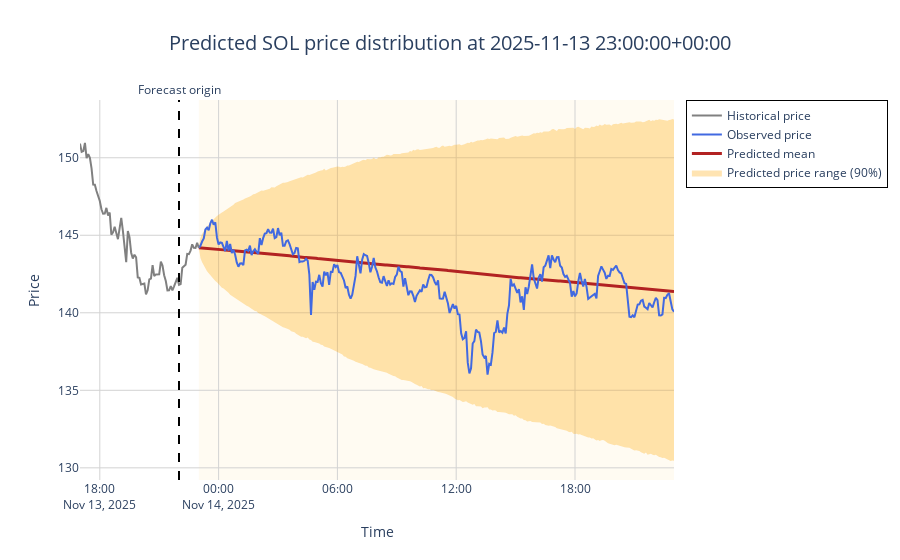

The code cell stored with this chart in its notebook:
### Code cell
## Return forecast mapped into price space (for the last asset and last quarantine prediction)
print("Normalized CRPS score:", tracker_evaluator.scores[asset][-1][1])
plot_quarantine(asset, predictions_evaluated[0], name_step="5min", prices=tracker_evaluator.tracker.prices, mode="incremental", lookback_seconds=HORIZON/4)

### Figure 1 — Plotly figure (JSON) as saved in the notebook; plotly's stock layout.template omitted (floating-point values rounded to 4 significant figures; data arrays with more than 128 entries replaced by an {"elided": "..."} marker saying what was removed)
{"data": [{"line": {"width": 0}, "mode": "lines", "name": "5th percentile", "showlegend": false, "type": "scatter", "x": {"elided": "289 str values"}, "y": {"elided": "289 float values"}}, {"fill": "tonexty", "fillcolor": "rgba(255,165,0,0.3)", "line": {"width": 0}, "mode": "lines", "name": "Predicted price range (90%)", "type": "scatter", "x": {"elided": "289 str values"}, "y": {"elided": "289 float values"}}, {"line": {"color": "firebrick", "width": 3}, "mode": "lines", "name": "Predicted mean", "type": "scatter", "x": {"elided": "289 str values"}, "y": {"elided": "289 float values"}}, {"line": {"color": "royalblue", "width": 2}, "marker": {"opacity": 0.7, "size": 4}, "mode": "lines", "name": "Observed price", "type": "scatter", "x": {"elided": "289 str values"}, "y": {"elided": "289 float values"}}, {"line": {"color": "grey", "width": 2}, "mode": "lines", "name": "Historical price", "type": "scatter", "x": ["2025-11-13T17:00:00+00:00", "2025-11-13T17:05:00+00:00", "2025-11-13T17:10:00+00:00", "2025-11-13T17:15:00+00:00", "2025-11-13T17:20:00+00:00", "2025-11-13T17:25:00+00:00", "2025-11-13T17:30:00+00:00", "2025-11-13T17:35:00+00:00", "2025-11-13T17:40:00+00:00", "2025-11-13T17:45:00+00:00", "2025-11-13T17:50:00+00:00", "2025-11-13T17:55:00+00:00", "2025-11-13T18:00:00+00:00", "2025-11-13T18:05:00+00:00", "2025-11-13T18:10:00+00:00", "2025-11-13T18:15:00+00:00", "2025-11-13T18:20:00+00:00", "2025-11-13T18:25:00+00:00", "2025-11-13T18:30:00+00:00", "2025-11-13T18:35:00+00:00", "2025-11-13T18:40:00+00:00", "2025-11-13T18:45:00+00:00", "2025-11-13T18:50:00+00:00", "2025-11-13T18:55:00+00:00", "2025-11-13T19:00:00+00:00", "2025-11-13T19:05:00+00:00", "2025-11-13T19:10:00+00:00", "2025-11-13T19:15:00+00:00", "2025-11-13T19:20:00+00:00", "2025-11-13T19:25:00+00:00", "2025-11-13T19:30:00+00:00", "2025-11-13T19:35:00+00:00", "2025-11-13T19:40:00+00:00", "2025-11-13T19:45:00+00:00", "2025-11-13T19:50:00+00:00", "2025-11-13T19:55:00+00:00", "2025-11-13T20:00:00+00:00", "2025-11-13T20:05:00+00:00", "2025-11-13T20:10:00+00:00", "2025-11-13T20:15:00+00:00", "2025-11-13T20:20:00+00:00", "2025-11-13T20:25:00+00:00", "2025-11-13T20:30:00+00:00", "2025-11-13T20:35:00+00:00", "2025-11-13T20:40:00+00:00", "2025-11-13T20:45:00+00:00", "2025-11-13T20:50:00+00:00", "2025-11-13T20:55:00+00:00", "2025-11-13T21:00:00+00:00", "2025-11-13T21:05:00+00:00", "2025-11-13T21:10:00+00:00", "2025-11-13T21:15:00+00:00", "2025-11-13T21:20:00+00:00", "2025-11-13T21:25:00+00:00", "2025-11-13T21:30:00+00:00", "2025-11-13T21:35:00+00:00", "2025-11-13T21:40:00+00:00", "2025-11-13T21:45:00+00:00", "2025-11-13T21:50:00+00:00", "2025-11-13T21:55:00+00:00", "2025-11-13T22:00:00+00:00", "2025-11-13T22:05:00+00:00", "2025-11-13T22:10:00+00:00", "2025-11-13T22:15:00+00:00", "2025-11-13T22:20:00+00:00", "2025-11-13T22:25:00+00:00", "2025-11-13T22:30:00+00:00", "2025-11-13T22:35:00+00:00", "2025-11-13T22:40:00+00:00", "2025-11-13T22:45:00+00:00", "2025-11-13T22:50:00+00:00", "2025-11-13T22:55:00+00:00", "2025-11-13T23:00:00+00:00"], "y": [150.9, 150.4, 150.4, 151.0, 150.0, 150.2, 150.0, 149.3, 148.3, 148.3, 147.9, 147.6, 147.2, 146.7, 146.4, 146.4, 146.8, 146.3, 146.5, 145.0, 145.2, 145.5, 145.2, 144.8, 145.4, 146.1, 145.3, 144.3, 143.3, 145.3, 144.9, 143.9, 143.5, 143.7, 143.6, 142.3, 142.3, 141.8, 141.8, 141.9, 141.2, 141.5, 142.2, 142.2, 143.1, 142.4, 142.5, 142.5, 142.5, 143.3, 143.0, 142.4, 142.1, 141.4, 141.5, 141.7, 141.4, 141.7, 142.1, 142.3, 141.8, 141.9, 142.9, 143.0, 143.1, 143.8, 143.8, 144.0, 144.4, 144.2, 144.2, 144.5, 144.2]}], "layout": {"annotations": [{"showarrow": false, "text": "Forecast origin", "x": 1763071200000, "xanchor": "center", "xref": "x", "y": 1, "yanchor": "bottom", "yref": "y domain"}], "hovermode": "x unified", "legend": {"bordercolor": "Black", "borderwidth": 1, "x": 1.02, "y": 1}, "plot_bgcolor": "white", "shapes": [{"line": {"color": "black", "dash": "dash"}, "type": "line", "x0": 1763071200000, "x1": 1763071200000, "xref": "x", "y0": 0, "y1": 1, "yref": "y domain"}, {"fillcolor": "rgba(255,165,0,0.05)", "layer": "below", "line": {"width": 0}, "type": "rect", "x0": "2025-11-13T23:00:00+00:00", "x1": "2025-11-14T23:00:00+00:00", "xref": "x", "y0": 0, "y1": 1, "yref": "y domain"}], "title": {"font": {"size": 20}, "text": "Predicted SOL price distribution at 2025-11-13 23:00:00+00:00", "x": 0.5, "xanchor": "center"}, "xaxis": {"gridcolor": "lightgrey", "showgrid": true, "title": {"text": "Time"}}, "yaxis": {"gridcolor": "lightgrey", "showgrid": true, "title": {"text": "Price"}}}}
